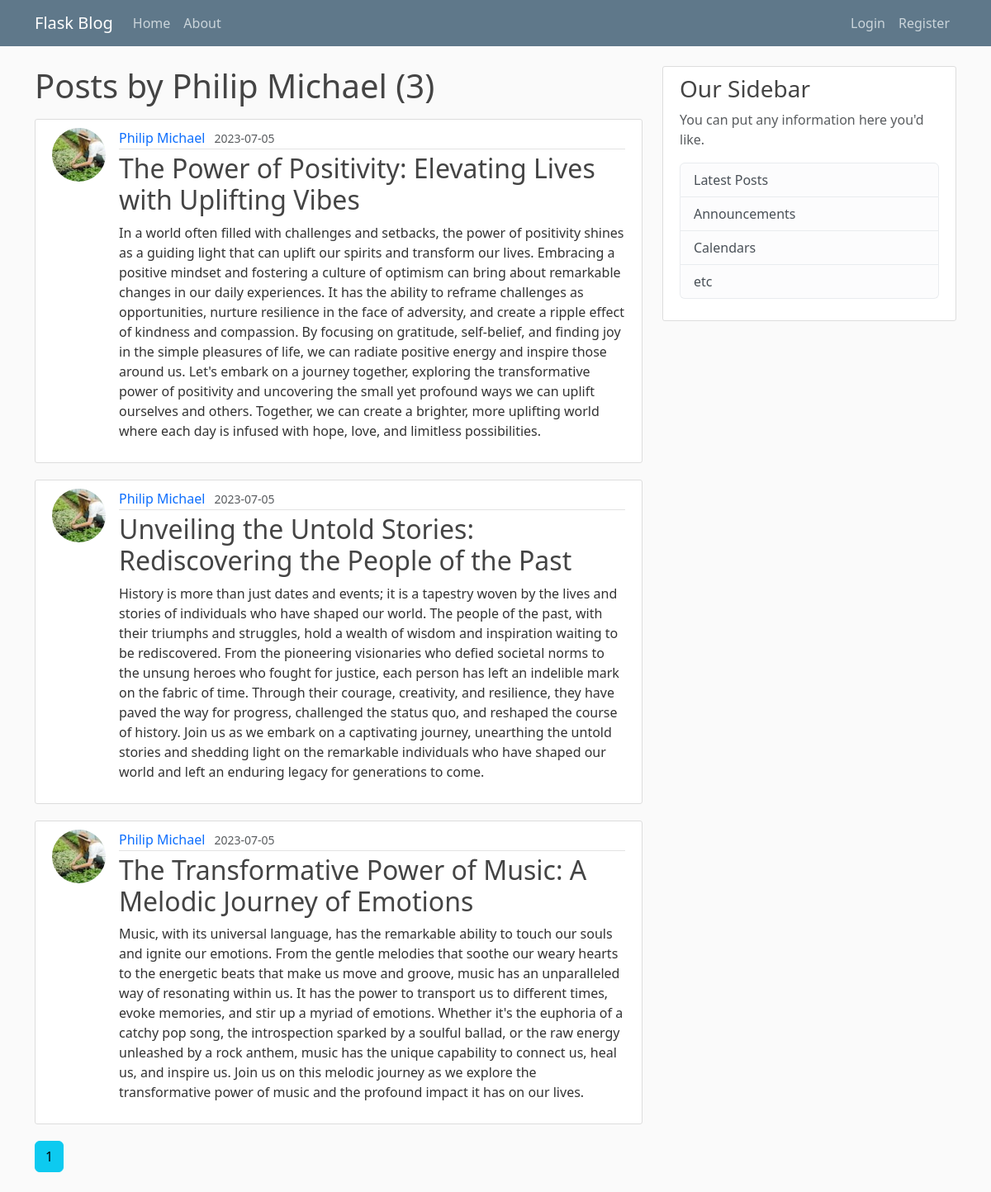
/user/Philip Michael, run on the app's committed database.
### flaskblog/models.py (models this page shows, shortened)
class User(db.Model, UserMixin):
    id = db.Column(db.Integer, primary_key=True)
    username = db.Column(db.String(20), unique=True, nullable=False)
    email = db.Column(db.String(120), unique=True, nullable=False)
    image_file = db.Column(db.String(20), nullable=False, default='default.jpg')
    password = db.Column(db.String(60), nullable=False)
    posts = db.relationship('Post', backref='author', lazy=True)

class Post(db.Model):
    id = db.Column(db.Integer, primary_key=True)
    title = db.Column(db.String(100), nullable=False)
    date_posted = db.Column(db.DateTime, nullable=False, default=datetime.utcnow)
    content = db.Column(db.Text, nullable=False)
    user_id = db.Column(db.Integer, db.ForeignKey('user.id'), nullable=False)

### flaskblog/users/routes.py (the view)
@users.route("/user/<string:username>")
def user_posts(username):
    page = request.args.get('page', 1, type=int)
    user = User.query.filter_by(username=username).first_or_404()
    posts = Post.query.filter_by(author=user)\
        .order_by(Post.date_posted.desc())\
        .paginate(page=page, per_page=5)
    return render_template('user_posts.html', posts=posts, user=user)

### flaskblog/templates/user_posts.html
{% extends "layout.html" %}
{% block content %}
	<h1 class="mb-3">Posts by {{ user.username }} ({{ posts.total }})</h1>
	{% for post in posts.items %}
		<article class="media new-content-section">
		  <img class="rounded-circle article-img" style="float:left;" src="{{ url_for('static', filename='profile_pics/' + post.author.image_file) }}">
		  <div class="media-body">
		    <div class="article-metadata">
		      <a class="username" style="text-decoration: none" href="{{ url_for('users.user_posts', username=post.author.username) }}">{{ post.author.username }}</a>
		      <small class="text-muted">{{ post.date_posted.strftime('%Y-%m-%d') }}</small>
		    </div>
		    <h2><a class="article-title" style="text-decoration: none" href="{{ url_for('posts.post', post_id=post.id) }}">{{ post.title }}</a></h2>
		    <p class="article-content">{{ post.content }}</p>
		  </div>
		</article>
	{% endfor %}
	{% for page_num in posts.iter_pages(left_edge=1, right_edge=1, left_current=1, right_current=2) %}
		{% if page_num %}
			{% if posts.page == page_num %}
				<a class="btn btn-info mb-4" href="{{ url_for('users.user_posts', username=user.username, page=page_num) }}">{{ page_num }}</a>
			{% else %}
				<a class="btn btn-outline-info mb-4" href="{{ url_for('users.user_posts', username=user.username,  page=page_num) }}">{{ page_num }}</a>
			{% endif %}
		{% else %}
			...
		{% endif %}
	{% endfor %}
{% endblock content %}

### flaskblog/static/main.css (style rules this page uses)
body { background: #fafafa; color: #333333; margin-top: 5rem; }
h1, h2, h3, h4, h5, h6 { color: #444444; }
.article-title { color: #444444; }
.article-content { white-space: pre-line; }
.article-img { height: 65px; width: 65px; margin-right: 16px; margin-bottom: 5px; object-fit: cover; }
.article-metadata { padding-bottom: 1px; margin-bottom: 4px; border-bottom: 1px solid #e3e3e3 }
.media-body { flex: 1; }
.new-content-section { background: #ffffff; padding: 10px 20px; border: 1px solid #dddddd; border-radius: 3px; margin-bottom: 20px; display: flex; align-items: flex-start; }
.username { margin-right: 7px; }

### data on the page
User: username "Philip Michael"
Post: image_file (picture), author.username "Philip Michael", date_posted "2023-07-05", title "The Power of Positivity: Elevating Lives with Uplifting Vibes", content "In a world often filled with challenges and setbacks, the power of positivity shines as a guiding light that can uplift our spirits and transform our lives. Embracing a positive mindset and fostering a culture of optimism can bring about remarkable changes in our daily experiences. It has the ability to reframe challenges as opportunities, nurture resilience in the face of adversity, and create a ripple effect of kindness and compassion. By focusing on gratitude, self-belief, and finding joy in the simple pleasures of life, we can radiate positive energy and inspire those around us. Let's embark on a journey together, exploring the transformative power of positivity and uncovering the small…"
Post: image_file (picture), author.username "Philip Michael", date_posted "2023-07-05", title "Unveiling the Untold Stories: Rediscovering the People of the Past", content "History is more than just dates and events; it is a tapestry woven by the lives and stories of individuals who have shaped our world. The people of the past, with their triumphs and struggles, hold a wealth of wisdom and inspiration waiting to be rediscovered. From the pioneering visionaries who defied societal norms to the unsung heroes who fought for justice, each person has left an indelible mark on the fabric of time. Through their courage, creativity, and resilience, they have paved the way for progress, challenged the status quo, and reshaped the course of history. Join us as we embark on a captivating journey, unearthing the untold stories and shedding light on the remarkable…"
Post: image_file (picture), author.username "Philip Michael", date_posted "2023-07-05", title "The Transformative Power of Music: A Melodic Journey of Emotions", content "Music, with its universal language, has the remarkable ability to touch our souls and ignite our emotions. From the gentle melodies that soothe our weary hearts to the energetic beats that make us move and groove, music has an unparalleled way of resonating within us. It has the power to transport us to different times, evoke memories, and stir up a myriad of emotions. Whether it's the euphoria of a catchy pop song, the introspection sparked by a soulful ballad, or the raw energy unleashed by a rock anthem, music has the unique capability to connect us, heal us, and inspire us. Join us on this melodic journey as we explore the transformative power of music and the profound impact it has on…"

### other printed values
{{ posts.total }} "3"
{{ page_num }} "1"
